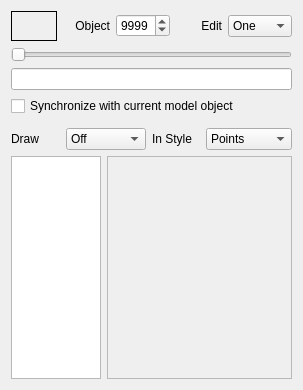
<?xml version="1.0" encoding="UTF-8"?>
<ui version="4.0">
 <class>imodvObjedForm</class>
 <widget class="QWidget" name="imodvObjedForm">
  <property name="geometry">
   <rect>
    <x>0</x>
    <y>0</y>
    <width>303</width>
    <height>390</height>
   </rect>
  </property>
  <property name="font">
   <font/>
  </property>
  <property name="focusPolicy">
   <enum>Qt::StrongFocus</enum>
  </property>
  <property name="windowTitle">
   <string>3dmodv Objects</string>
  </property>
  <layout class="QVBoxLayout" name="verticalLayout">
   <item>
    <layout class="QHBoxLayout">
     <property name="spacing">
      <number>6</number>
     </property>
     <property name="leftMargin">
      <number>0</number>
     </property>
     <property name="topMargin">
      <number>0</number>
     </property>
     <property name="rightMargin">
      <number>0</number>
     </property>
     <property name="bottomMargin">
      <number>0</number>
     </property>
     <item>
      <widget class="QFrame" name="colorFrame">
       <property name="minimumSize">
        <size>
         <width>30</width>
         <height>30</height>
        </size>
       </property>
       <property name="toolTip">
        <string>The color of the current object</string>
       </property>
       <property name="autoFillBackground">
        <bool>true</bool>
       </property>
       <property name="frameShape">
        <enum>QFrame::Box</enum>
       </property>
       <property name="frameShadow">
        <enum>QFrame::Plain</enum>
       </property>
      </widget>
     </item>
     <item>
      <widget class="QLabel" name="TextLabel1">
       <property name="text">
        <string>Object</string>
       </property>
       <property name="alignment">
        <set>Qt::AlignRight|Qt::AlignTrailing|Qt::AlignVCenter</set>
       </property>
       <property name="wordWrap">
        <bool>false</bool>
       </property>
      </widget>
     </item>
     <item>
      <widget class="QSpinBox" name="objectSpinBox">
       <property name="focusPolicy">
        <enum>Qt::ClickFocus</enum>
       </property>
       <property name="toolTip">
        <string>See and enter current object</string>
       </property>
       <property name="wrapping">
        <bool>true</bool>
       </property>
       <property name="keyboardTracking">
        <bool>false</bool>
       </property>
       <property name="minimum">
        <number>1</number>
       </property>
       <property name="maximum">
        <number>9999</number>
       </property>
       <property name="value">
        <number>9999</number>
       </property>
      </widget>
     </item>
     <item>
      <widget class="QLabel" name="TextLabel2">
       <property name="text">
        <string>Edit</string>
       </property>
       <property name="alignment">
        <set>Qt::AlignRight|Qt::AlignTrailing|Qt::AlignVCenter</set>
       </property>
       <property name="wordWrap">
        <bool>false</bool>
       </property>
      </widget>
     </item>
     <item>
      <widget class="QComboBox" name="oneAllComboBox">
       <property name="focusPolicy">
        <enum>Qt::ClickFocus</enum>
       </property>
       <property name="toolTip">
        <string>Select whether changes will be applied to only one object, all objects, ones that are on, or ones in group</string>
       </property>
       <item>
        <property name="text">
         <string>One</string>
        </property>
       </item>
       <item>
        <property name="text">
         <string>All</string>
        </property>
       </item>
       <item>
        <property name="text">
         <string>On's</string>
        </property>
       </item>
       <item>
        <property name="text">
         <string>Group</string>
        </property>
       </item>
      </widget>
     </item>
    </layout>
   </item>
   <item>
    <widget class="QSlider" name="objectSlider">
     <property name="focusPolicy">
      <enum>Qt::NoFocus</enum>
     </property>
     <property name="toolTip">
      <string>Select the current object</string>
     </property>
     <property name="minimum">
      <number>1</number>
     </property>
     <property name="pageStep">
      <number>1</number>
     </property>
     <property name="orientation">
      <enum>Qt::Horizontal</enum>
     </property>
    </widget>
   </item>
   <item>
    <widget class="QLineEdit" name="nameLineEdit">
     <property name="focusPolicy">
      <enum>Qt::ClickFocus</enum>
     </property>
     <property name="toolTip">
      <string>Enter the name of the object</string>
     </property>
     <property name="maxLength">
      <number>63</number>
     </property>
    </widget>
   </item>
   <item>
    <widget class="QCheckBox" name="syncToCurObjBox">
     <property name="toolTip">
      <string>Keep the selected object for editing the same as current object in 3dmod</string>
     </property>
     <property name="text">
      <string>Synchronize with current model object</string>
     </property>
    </widget>
   </item>
   <item>
    <widget class="QFrame" name="checkBoxFrame">
     <property name="minimumSize">
      <size>
       <width>20</width>
       <height>0</height>
      </size>
     </property>
     <property name="toolTip">
      <string>Turn individual objects On/Off (use Edit-Object List for higher object #s)</string>
     </property>
     <property name="frameShape">
      <enum>QFrame::StyledPanel</enum>
     </property>
     <property name="frameShadow">
      <enum>QFrame::Sunken</enum>
     </property>
    </widget>
   </item>
   <item>
    <layout class="QHBoxLayout" name="horizontalLayout_2">
     <item>
      <widget class="QLabel" name="TextLabel3">
       <property name="text">
        <string>Draw</string>
       </property>
       <property name="wordWrap">
        <bool>false</bool>
       </property>
      </widget>
     </item>
     <item>
      <widget class="QComboBox" name="dataTypeComboBox">
       <property name="focusPolicy">
        <enum>Qt::NoFocus</enum>
       </property>
       <property name="toolTip">
        <string>Select whether contour or mesh data will be drawn or turn drawing off or on</string>
       </property>
       <item>
        <property name="text">
         <string>Off</string>
        </property>
       </item>
       <item>
        <property name="text">
         <string>Contours</string>
        </property>
       </item>
       <item>
        <property name="text">
         <string>Mesh</string>
        </property>
       </item>
       <item>
        <property name="text">
         <string>On</string>
        </property>
       </item>
      </widget>
     </item>
     <item>
      <widget class="QLabel" name="TextLabel4">
       <property name="text">
        <string>In Style</string>
       </property>
       <property name="wordWrap">
        <bool>false</bool>
       </property>
      </widget>
     </item>
     <item>
      <widget class="QComboBox" name="drawStyleComboBox">
       <property name="focusPolicy">
        <enum>Qt::NoFocus</enum>
       </property>
       <property name="toolTip">
        <string>Select whether data will be drawn as points, lines, or filled/lit regions</string>
       </property>
       <item>
        <property name="text">
         <string>Points</string>
        </property>
       </item>
       <item>
        <property name="text">
         <string>Lines</string>
        </property>
       </item>
       <item>
        <property name="text">
         <string>Fill</string>
        </property>
       </item>
       <item>
        <property name="text">
         <string>Fill outline</string>
        </property>
       </item>
      </widget>
     </item>
    </layout>
   </item>
   <item>
    <layout class="QHBoxLayout" name="horizontalLayout">
     <item>
      <widget class="QListWidget" name="panelListBox">
       <property name="sizePolicy">
        <sizepolicy hsizetype="Fixed" vsizetype="Expanding">
         <horstretch>0</horstretch>
         <verstretch>0</verstretch>
        </sizepolicy>
       </property>
       <property name="maximumSize">
        <size>
         <width>90</width>
         <height>16777215</height>
        </size>
       </property>
       <property name="focusPolicy">
        <enum>Qt::NoFocus</enum>
       </property>
       <property name="autoScroll">
        <bool>false</bool>
       </property>
       <property name="editTriggers">
        <set>QAbstractItemView::NoEditTriggers</set>
       </property>
       <property name="showDropIndicator" stdset="0">
        <bool>false</bool>
       </property>
      </widget>
     </item>
     <item>
      <widget class="QFrame" name="panelFrame">
       <property name="sizePolicy">
        <sizepolicy hsizetype="Preferred" vsizetype="Preferred">
         <horstretch>1</horstretch>
         <verstretch>0</verstretch>
        </sizepolicy>
       </property>
       <property name="minimumSize">
        <size>
         <width>100</width>
         <height>0</height>
        </size>
       </property>
       <property name="frameShape">
        <enum>QFrame::StyledPanel</enum>
       </property>
       <property name="frameShadow">
        <enum>QFrame::Sunken</enum>
       </property>
      </widget>
     </item>
    </layout>
   </item>
  </layout>
 </widget>
 <layoutdefault spacing="6" margin="11"/>
 <resources/>
 <connections>
  <connection>
   <sender>objectSlider</sender>
   <signal>valueChanged(int)</signal>
   <receiver>imodvObjedForm</receiver>
   <slot>objSliderChanged(int)</slot>
   <hints>
    <hint type="sourcelabel">
     <x>20</x>
     <y>20</y>
    </hint>
    <hint type="destinationlabel">
     <x>20</x>
     <y>20</y>
    </hint>
   </hints>
  </connection>
  <connection>
   <sender>objectSpinBox</sender>
   <signal>valueChanged(int)</signal>
   <receiver>imodvObjedForm</receiver>
   <slot>setFocus()</slot>
   <hints>
    <hint type="sourcelabel">
     <x>20</x>
     <y>20</y>
    </hint>
    <hint type="destinationlabel">
     <x>20</x>
     <y>20</y>
    </hint>
   </hints>
  </connection>
  <connection>
   <sender>objectSpinBox</sender>
   <signal>valueChanged(int)</signal>
   <receiver>imodvObjedForm</receiver>
   <slot>objectSelected(int)</slot>
   <hints>
    <hint type="sourcelabel">
     <x>20</x>
     <y>20</y>
    </hint>
    <hint type="destinationlabel">
     <x>20</x>
     <y>20</y>
    </hint>
   </hints>
  </connection>
  <connection>
   <sender>nameLineEdit</sender>
   <signal>textChanged(QString)</signal>
   <receiver>imodvObjedForm</receiver>
   <slot>nameChanged(QString)</slot>
   <hints>
    <hint type="sourcelabel">
     <x>20</x>
     <y>20</y>
    </hint>
    <hint type="destinationlabel">
     <x>20</x>
     <y>20</y>
    </hint>
   </hints>
  </connection>
  <connection>
   <sender>nameLineEdit</sender>
   <signal>returnPressed()</signal>
   <receiver>imodvObjedForm</receiver>
   <slot>setFocus()</slot>
   <hints>
    <hint type="sourcelabel">
     <x>20</x>
     <y>20</y>
    </hint>
    <hint type="destinationlabel">
     <x>20</x>
     <y>20</y>
    </hint>
   </hints>
  </connection>
  <connection>
   <sender>oneAllComboBox</sender>
   <signal>activated(int)</signal>
   <receiver>imodvObjedForm</receiver>
   <slot>editSelected(int)</slot>
   <hints>
    <hint type="sourcelabel">
     <x>20</x>
     <y>20</y>
    </hint>
    <hint type="destinationlabel">
     <x>20</x>
     <y>20</y>
    </hint>
   </hints>
  </connection>
  <connection>
   <sender>oneAllComboBox</sender>
   <signal>activated(int)</signal>
   <receiver>imodvObjedForm</receiver>
   <slot>setFocus()</slot>
   <hints>
    <hint type="sourcelabel">
     <x>20</x>
     <y>20</y>
    </hint>
    <hint type="destinationlabel">
     <x>20</x>
     <y>20</y>
    </hint>
   </hints>
  </connection>
  <connection>
   <sender>dataTypeComboBox</sender>
   <signal>activated(int)</signal>
   <receiver>imodvObjedForm</receiver>
   <slot>setFocus()</slot>
   <hints>
    <hint type="sourcelabel">
     <x>20</x>
     <y>20</y>
    </hint>
    <hint type="destinationlabel">
     <x>20</x>
     <y>20</y>
    </hint>
   </hints>
  </connection>
  <connection>
   <sender>dataTypeComboBox</sender>
   <signal>activated(int)</signal>
   <receiver>imodvObjedForm</receiver>
   <slot>typeSelected(int)</slot>
   <hints>
    <hint type="sourcelabel">
     <x>20</x>
     <y>20</y>
    </hint>
    <hint type="destinationlabel">
     <x>20</x>
     <y>20</y>
    </hint>
   </hints>
  </connection>
  <connection>
   <sender>drawStyleComboBox</sender>
   <signal>activated(int)</signal>
   <receiver>imodvObjedForm</receiver>
   <slot>setFocus()</slot>
   <hints>
    <hint type="sourcelabel">
     <x>20</x>
     <y>20</y>
    </hint>
    <hint type="destinationlabel">
     <x>20</x>
     <y>20</y>
    </hint>
   </hints>
  </connection>
  <connection>
   <sender>drawStyleComboBox</sender>
   <signal>activated(int)</signal>
   <receiver>imodvObjedForm</receiver>
   <slot>styleSelected(int)</slot>
   <hints>
    <hint type="sourcelabel">
     <x>20</x>
     <y>20</y>
    </hint>
    <hint type="destinationlabel">
     <x>20</x>
     <y>20</y>
    </hint>
   </hints>
  </connection>
 </connections>
</ui>
